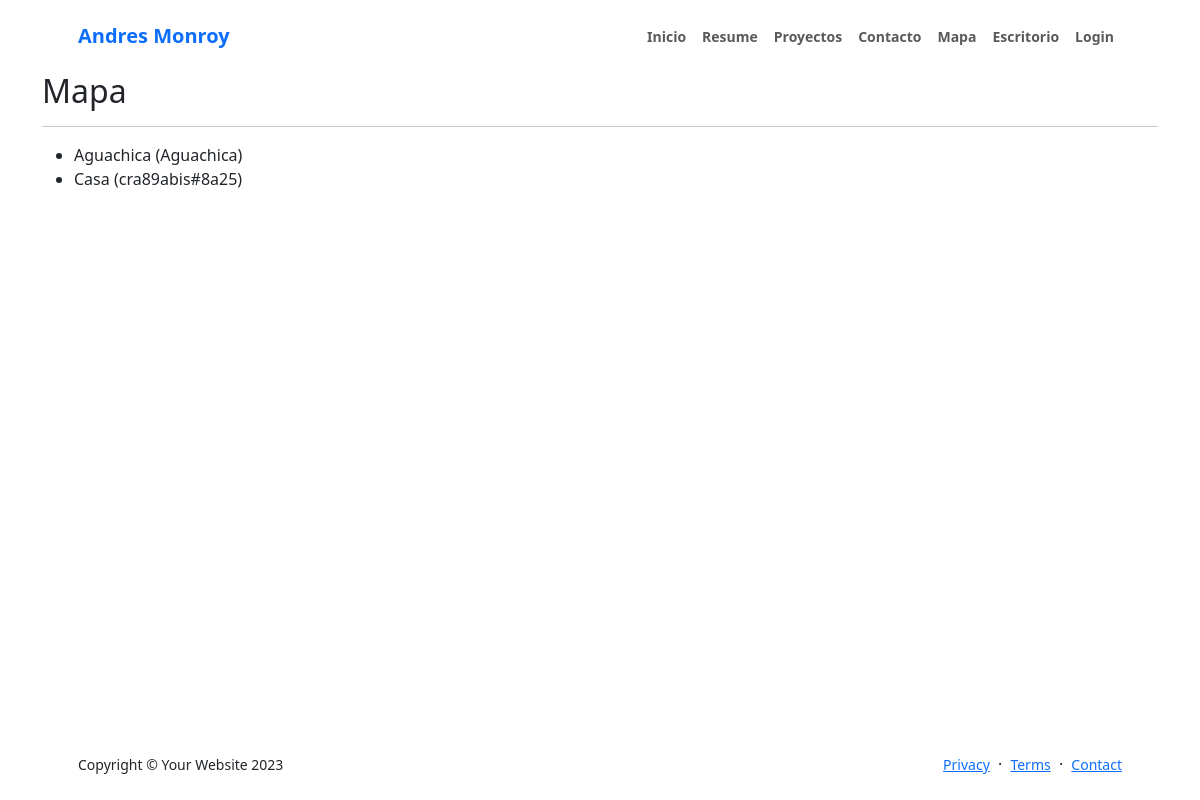
Page /locations/ on the committed database.
### apps/locations/models.py (models this page shows, shortened)
class Lugares(models.Model):
    name = models.CharField(max_length=250, verbose_name='Nombre Sucursal')
    address = models.CharField(max_length=250, verbose_name='Dirección')
    lat = models.FloatField(verbose_name='Latitud')
    lng = models.FloatField(verbose_name='Longitud')
    class Meta:
        verbose_name = 'Sucursal'
        verbose_name_plural = 'Sucursales'
        ordering = ['name']

### apps/locations/views.py (the view)
# urls.py: path('locations/', views.sitios_interes, name='locations'),
def sitios_interes(request):
    locations = Lugares.objects.all()
    initialMap = folium.Map(location=[4.720026,-74.032649], zoom_start=11)
    latitudes = [location.lat for location in locations]
    longitudes = [location.lng for location in locations]
    popups = [location.name for location in locations]
    FastMarkerCluster(data=list(zip(latitudes, longitudes, popups))).add_to(initialMap)
    context = {'map':initialMap._repr_html_(), 'locations':locations}
    return render(request, 'mapa.html',context )

### apps/locations/templates/mapa.html (shortened to what this page needs)
{% extends "layouts/base.html" %}
{% load static %}
{% block content %}
    <div class="container">
        <h2>Mapa</h2>
        <hr>
        <ul>
            {% for loc in locations %}
                <li>{{ loc.name }} ({{ loc.address }})</li>
            {% endfor %}
        </ul>
    </div>
{% endblock %}

### rows in the picture
Lugares: name "Aguachica", address "Aguachica"
Lugares: name "Casa", address "cra89abis#8a25"
